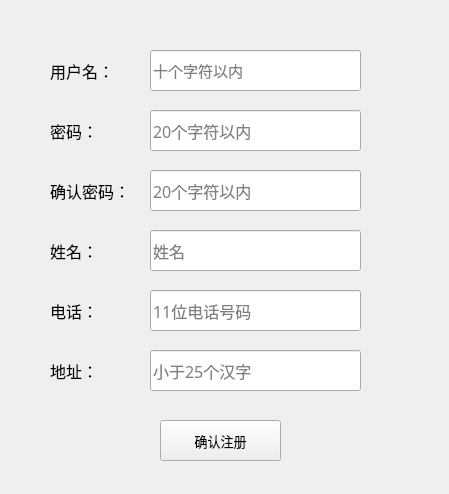
<?xml version="1.0" encoding="UTF-8"?>
<ui version="4.0">
 <class>Form</class>
 <widget class="QWidget" name="Form">
  <property name="geometry">
   <rect>
    <x>0</x>
    <y>0</y>
    <width>449</width>
    <height>494</height>
   </rect>
  </property>
  <property name="windowTitle">
   <string>注册消费者用户</string>
  </property>
  <widget class="QLabel" name="label">
   <property name="geometry">
    <rect>
     <x>50</x>
     <y>50</y>
     <width>81</width>
     <height>41</height>
    </rect>
   </property>
   <property name="font">
    <font>
     <family>AcadEref</family>
     <pointsize>12</pointsize>
    </font>
   </property>
   <property name="text">
    <string>用户名：</string>
   </property>
  </widget>
  <widget class="QLineEdit" name="id_line">
   <property name="geometry">
    <rect>
     <x>150</x>
     <y>50</y>
     <width>211</width>
     <height>41</height>
    </rect>
   </property>
   <property name="font">
    <font>
     <family>AcadEref</family>
     <pointsize>11</pointsize>
    </font>
   </property>
   <property name="text">
    <string/>
   </property>
   <property name="placeholderText">
    <string>十个字符以内</string>
   </property>
  </widget>
  <widget class="QLineEdit" name="key_line">
   <property name="geometry">
    <rect>
     <x>150</x>
     <y>110</y>
     <width>211</width>
     <height>41</height>
    </rect>
   </property>
   <property name="font">
    <font>
     <family>AcadEref</family>
     <pointsize>12</pointsize>
    </font>
   </property>
   <property name="text">
    <string/>
   </property>
   <property name="echoMode">
    <enum>QLineEdit::Password</enum>
   </property>
   <property name="placeholderText">
    <string>20个字符以内</string>
   </property>
  </widget>
  <widget class="QLabel" name="label_2">
   <property name="geometry">
    <rect>
     <x>50</x>
     <y>110</y>
     <width>81</width>
     <height>41</height>
    </rect>
   </property>
   <property name="font">
    <font>
     <family>AcadEref</family>
     <pointsize>12</pointsize>
    </font>
   </property>
   <property name="text">
    <string>密码：</string>
   </property>
  </widget>
  <widget class="QLineEdit" name="key_line_2">
   <property name="geometry">
    <rect>
     <x>150</x>
     <y>170</y>
     <width>211</width>
     <height>41</height>
    </rect>
   </property>
   <property name="font">
    <font>
     <family>AcadEref</family>
     <pointsize>12</pointsize>
    </font>
   </property>
   <property name="text">
    <string/>
   </property>
   <property name="echoMode">
    <enum>QLineEdit::Password</enum>
   </property>
   <property name="placeholderText">
    <string>20个字符以内</string>
   </property>
  </widget>
  <widget class="QLabel" name="label_3">
   <property name="geometry">
    <rect>
     <x>50</x>
     <y>170</y>
     <width>81</width>
     <height>41</height>
    </rect>
   </property>
   <property name="font">
    <font>
     <family>AcadEref</family>
     <pointsize>12</pointsize>
    </font>
   </property>
   <property name="text">
    <string>确认密码：</string>
   </property>
  </widget>
  <widget class="QPushButton" name="enroll_Button">
   <property name="geometry">
    <rect>
     <x>160</x>
     <y>420</y>
     <width>121</width>
     <height>41</height>
    </rect>
   </property>
   <property name="font">
    <font>
     <family>AcadEref</family>
     <pointsize>10</pointsize>
    </font>
   </property>
   <property name="text">
    <string>确认注册</string>
   </property>
  </widget>
  <widget class="QLineEdit" name="name_line">
   <property name="geometry">
    <rect>
     <x>150</x>
     <y>230</y>
     <width>211</width>
     <height>41</height>
    </rect>
   </property>
   <property name="font">
    <font>
     <family>AcadEref</family>
     <pointsize>12</pointsize>
    </font>
   </property>
   <property name="text">
    <string/>
   </property>
   <property name="placeholderText">
    <string>姓名</string>
   </property>
  </widget>
  <widget class="QLabel" name="label_4">
   <property name="geometry">
    <rect>
     <x>50</x>
     <y>230</y>
     <width>81</width>
     <height>41</height>
    </rect>
   </property>
   <property name="font">
    <font>
     <family>AcadEref</family>
     <pointsize>12</pointsize>
    </font>
   </property>
   <property name="text">
    <string>姓名：</string>
   </property>
  </widget>
  <widget class="QLineEdit" name="phone_line">
   <property name="geometry">
    <rect>
     <x>150</x>
     <y>290</y>
     <width>211</width>
     <height>41</height>
    </rect>
   </property>
   <property name="font">
    <font>
     <family>AcadEref</family>
     <pointsize>12</pointsize>
    </font>
   </property>
   <property name="text">
    <string/>
   </property>
   <property name="placeholderText">
    <string>11位电话号码</string>
   </property>
  </widget>
  <widget class="QLabel" name="label_5">
   <property name="geometry">
    <rect>
     <x>50</x>
     <y>290</y>
     <width>81</width>
     <height>41</height>
    </rect>
   </property>
   <property name="font">
    <font>
     <family>AcadEref</family>
     <pointsize>12</pointsize>
    </font>
   </property>
   <property name="text">
    <string>电话：</string>
   </property>
  </widget>
  <widget class="QLineEdit" name="add_line">
   <property name="geometry">
    <rect>
     <x>150</x>
     <y>350</y>
     <width>211</width>
     <height>41</height>
    </rect>
   </property>
   <property name="font">
    <font>
     <family>AcadEref</family>
     <pointsize>12</pointsize>
    </font>
   </property>
   <property name="text">
    <string/>
   </property>
   <property name="placeholderText">
    <string>小于25个汉字</string>
   </property>
  </widget>
  <widget class="QLabel" name="label_6">
   <property name="geometry">
    <rect>
     <x>50</x>
     <y>350</y>
     <width>81</width>
     <height>41</height>
    </rect>
   </property>
   <property name="font">
    <font>
     <family>AcadEref</family>
     <pointsize>12</pointsize>
    </font>
   </property>
   <property name="text">
    <string>地址：</string>
   </property>
  </widget>
 </widget>
 <resources/>
 <connections/>
</ui>
